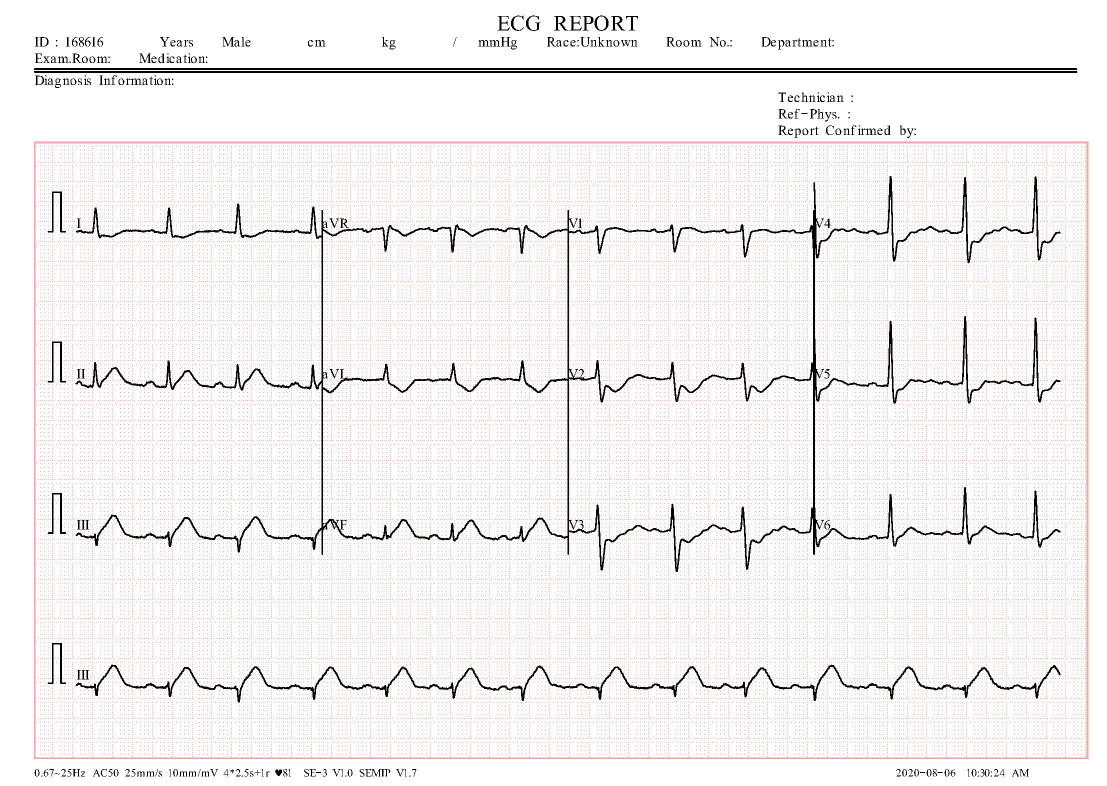
#> input picture binding/Cardiovascular-Detection-using-ECG-images/ECG_IMAGES_DATASET/ECG Images of Myocardial Infarction Patients (240x12=2880)/MI(1).jpg, 2213 x 1572 px (shown at 1/2 size)
$ python predict.py '../ECG_IMAGES_DATASET/ECG Images of Myocardial Infarction Patients (240x12=2880)/MI(1).jpg'
#> lines starting #> are read from the running program, lines starting #| are printed output that depends on the picture; after the words box and inside, x2 and y2 are one past the last pixel; in counts of white or black regions, pixels touching at a corner belong together
### binding/Cardiovascular-Detection-using-ECG-images/Deployment/Ecg.py
from skimage.io import imread
from skimage import color, exposure, measure
from skimage.transform import resize
import matplotlib.pyplot as plt
from skimage.filters import threshold_otsu, gaussian, median
from skimage.morphology import disk
from scipy.signal import savgol_filter, find_peaks
import joblib
from sklearn.preprocessing import MinMaxScaler
import pandas as pd
import numpy as np
import os
from natsort import natsorted
from sklearn import linear_model, tree, ensemble
from sklearn.naive_bayes import GaussianNB
from sklearn.linear_model import LogisticRegression

class ECG:
	def  getImage(self,image):
		"""
		this functions gets user image
		return: user image
		"""
		image=imread(image)
#> image is the input picture: shape (1572, 2213, 3); mean R, G, B 243, 240.7, 240.4
		return image

	def GrayImgae(self,image):
		"""
		This funciton converts the user image to Gray Scale
		return: Gray scale Image
		"""
		image_gray = color.rgb2gray(image)
		image_gray=resize(image_gray,(1572,2213))
		return image_gray

	def DividingLeads(self,image):
		"""
		This Funciton Divides the Ecg image into 13 Leads including long lead. Bipolar limb leads(Leads1,2,3). Augmented unipolar limb leads(aVR,aVF,aVL). Unipolar (+) chest leads(V1,V2,V3,V4,V5,V6)
  		return : List containing all 13 leads divided
		"""
		Lead_1 = image[300:600, 150:643] # Lead 1
		Lead_2 = image[300:600, 646:1135] # Lead aVR
		Lead_3 = image[300:600, 1140:1625] # Lead V1
		Lead_4 = image[300:600, 1630:2125] # Lead V4
		Lead_5 = image[600:900, 150:643] #Lead 2
		Lead_6 = image[600:900, 646:1135] # Lead aVL
		Lead_7 = image[600:900, 1140:1625] # Lead V2
		Lead_8 = image[600:900, 1630:2125] #Lead V5
		Lead_9 = image[900:1200, 150:643] # Lead 3
		Lead_10 = image[900:1200, 646:1135] # Lead aVF
		Lead_11 = image[900:1200, 1140:1625] # Lead V3
		Lead_12 = image[900:1200, 1630:2125] # Lead V6
		Lead_13 = image[1250:1480, 150:2125] # Long Lead
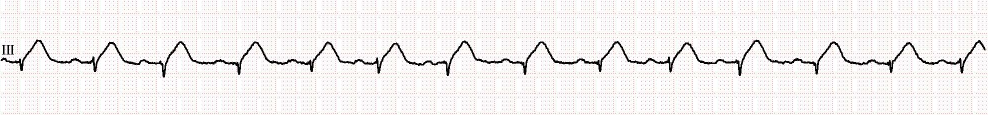
#> Lead_13: shape (230, 1975, 3) (shown at 1/2 size); mean R, G, B 241.9, 239.4, 239

		#All Leads in a list
		Leads=[Lead_1,Lead_2,Lead_3,Lead_4,Lead_5,Lead_6,Lead_7,Lead_8,Lead_9,Lead_10,Lead_11,Lead_12,Lead_13]
		fig , ax = plt.subplots(4,3)
		fig.set_size_inches(10, 10)
		x_counter=0
		y_counter=0

		#Create 12 Lead plot using Matplotlib subplot

		for x,y in enumerate(Leads[:len(Leads)-1]):
			if (x+1)%3==0:
				ax[x_counter][y_counter].imshow(y)
				ax[x_counter][y_counter].axis('off')
				ax[x_counter][y_counter].set_title("Leads {}".format(x+1))
				x_counter+=1
				y_counter=0
			else:
				ax[x_counter][y_counter].imshow(y)
				ax[x_counter][y_counter].axis('off')
				ax[x_counter][y_counter].set_title("Leads {}".format(x+1))
				y_counter+=1
#> this loop made 12 passes
#> y_counter on passes 1 to 12: 1, 2, 0, 1, 2, 0, 1, 2, 0, 1, 2, 0
#> after the loop, x_counter = 4

		#save the image
		fig.savefig('Leads_1-12_figure.png')
		fig1 , ax1 = plt.subplots()
		fig1.set_size_inches(10, 10)
		ax1.imshow(Lead_13)
		ax1.set_title("Leads 13")
		ax1.axis('off')
		fig1.savefig('Long_Lead_13_figure.png')

		return Leads

	def ClinicalPreprocessing(self, image_gray):
		"""
		Advanced clinical preprocessing: CLAHE, Noise reduction, Contrast enhancement.
		"""
		# Contrast Enhancement using CLAHE
		img_adapteq = exposure.equalize_adapthist(image_gray, clip_limit=0.03)

		# Noise Reduction using Median Filter
		denoised = median(img_adapteq, disk(1))

		# Smoothness using Gaussian
		blurred = gaussian(denoised, sigma=0.5)

		return blurred

	def PreprocessingLeads(self,Leads):
		"""
		Enhanced Preprocessing using Clinical Standards.
		"""
		fig2 , ax2 = plt.subplots(4,3)
		fig2.set_size_inches(10, 10)
		x_counter=0
		y_counter=0

		for x,y in enumerate(Leads[:len(Leads)-1]):
			grayscale = color.rgb2gray(y)

			# Use advanced preprocessing
			processed = self.ClinicalPreprocessing(grayscale)

			# Adaptive Thresholding for better peak preservation
			global_thresh = threshold_otsu(processed)
			binary_global = processed < global_thresh

			binary_global = resize(binary_global, (300, 450))
			if (x+1)%3==0:
				ax2[x_counter][y_counter].imshow(binary_global,cmap="gray")
				ax2[x_counter][y_counter].axis('off')
				ax2[x_counter][y_counter].set_title("Lead {}".format(x+1))
				x_counter+=1
				y_counter=0
			else:
				ax2[x_counter][y_counter].imshow(binary_global,cmap="gray")
				ax2[x_counter][y_counter].axis('off')
				ax2[x_counter][y_counter].set_title("Lead {}".format(x+1))
				y_counter+=1
		fig2.savefig('Preprossed_Leads_1-12_figure.png')

		# Lead 13 (Long Lead)
		grayscale13 = color.rgb2gray(Leads[-1])
		processed13 = self.ClinicalPreprocessing(grayscale13)
		thresh13 = threshold_otsu(processed13)
		binary13 = processed13 < thresh13

		fig3 , ax3 = plt.subplots()
		fig3.set_size_inches(12, 4)
		ax3.imshow(binary13, cmap='gray')
		ax3.set_title("Preprocessed Lead 13")
		ax3.axis('off')
		fig3.savefig('Preprossed_Leads_13_figure.png')

	def ExtractHighResSignal(self, binary_image, target_points=2000):
		"""
		Extracts high-resolution 1D signal from binary lead image.
		Uses column-wise centroid detection for precision.
		"""
		h, w = binary_image.shape
		signal = np.zeros(w)
		for col in range(w):
			pixels = np.where(binary_image[:, col] == 1)[0]
			if len(pixels) > 0:
				# Use median of vertical pixels to stay on the main trace
				signal[col] = np.median(pixels)
			else:
				# Interpolate if column is empty
				signal[col] = signal[col-1] if col > 0 else h/2

		# Smooth the signal using Savitzky-Golay
		if len(signal) > 31:
			signal = savgol_filter(signal, 31, 3)

		# Resize to common high-resolution scale (e.g. 2000 points for leads 1-12)
		final_signal = resize(signal, (target_points, 1)).flatten()

		# Invert so peaks go up (assuming black background/white signal)
		final_signal = h - final_signal

		# Scale to 0-1
		scaler = MinMaxScaler()
		final_signal = scaler.fit_transform(final_signal.reshape(-1, 1)).flatten()

		return final_signal


	def SignalExtraction_Scaling(self,Leads):
		"""
		Dual-mode extraction: Legacy (255pts) for ML and High-Res (2000pts) for Clinical Analysis.
		"""
		fig4 , ax4 = plt.subplots(4,3)
		fig4.set_size_inches(10, 10)
		x_counter=0
		y_counter=0

		for x,y in enumerate(Leads[:len(Leads)-1]):
			grayscale = color.rgb2gray(y)
			processed = self.ClinicalPreprocessing(grayscale)
			thresh = threshold_otsu(processed)
			binary = processed < thresh

			# 1. Legacy Scale (255 points) for PCA/Model compatibility
			legacy_signal = self.ExtractHighResSignal(binary, target_points=255)

			# 2. High-Res Scale (2000 points) for Clinical HR Analytics
			high_res_signal = self.ExtractHighResSignal(binary, target_points=2000)

			if (x+1)%3==0:
				ax4[x_counter][y_counter].plot(high_res_signal, linewidth=1, color='black')
				ax4[x_counter][y_counter].axis('off')
				ax4[x_counter][y_counter].set_title("Lead {}".format(x+1))
				x_counter+=1
				y_counter=0
			else:
				ax4[x_counter][y_counter].plot(high_res_signal, linewidth=1, color='black')
				ax4[x_counter][y_counter].axis('off')
				ax4[x_counter][y_counter].set_title("Lead {}".format(x+1))
				y_counter+=1

			# Save Legacy to Scaled_1DLead_{}.csv for CombineConvert1Dsignal
			lead_no = x + 1
			pd.DataFrame(legacy_signal).T.to_csv('Scaled_1DLead_{}.csv'.format(lead_no), index=False)

			# Save Clinical High-Res separately
			pd.DataFrame(high_res_signal).T.to_csv('Clinical_HighRes_Lead_{}.csv'.format(lead_no), index=False)

		fig4.tight_layout()
		fig4.savefig('Contour_Leads_1-12_figure.png')

		# Process Long Lead 13 (6000 points)
		grayscale13 = color.rgb2gray(Leads[-1])
		processed13 = self.ClinicalPreprocessing(grayscale13)
		thresh13 = threshold_otsu(processed13)
		binary13 = processed13 < thresh13

		long_signal = self.ExtractHighResSignal(binary13, target_points=6000)
		pd.DataFrame(long_signal).T.to_csv('Clinical_HighRes_Lead_13.csv', index=False)


	def CombineConvert1Dsignal(self):
		"""
		This function combines all 1D signals of 12 Leads into one FIle csv for model input.
		returns the final dataframe
		"""
		#first read the Lead1 1D signal
		test_final=pd.read_csv('Scaled_1DLead_1.csv')
		location= os.getcwd()
		print(location)
		#loop over all the remaining leads (Scaled_1DLead_*.csv)
		for files in natsorted(os.listdir(location)):
			if files.startswith("Scaled_1DLead_") and files.endswith(".csv"):
				if files!='Scaled_1DLead_1.csv' and files!='Scaled_1DLead_13.csv': # Model only uses 12 leads
					df=pd.read_csv('{}'.format(files))
					test_final=pd.concat([test_final,df],axis=1,ignore_index=True)

		return test_final

		return test_final

	def DimensionalReduciton(self,test_final):
		"""
		This function reduces the dimensinality of the 1D signal using PCA
		returns the final dataframe
		"""
		#first load the trained pca
		pca_loaded_model = joblib.load('PCA_ECG (1).pkl')
		if not hasattr(pca_loaded_model, 'power_iteration_normalizer'):
			pca_loaded_model.power_iteration_normalizer = 'auto'
		result = pca_loaded_model.transform(test_final)
		final_df = pd.DataFrame(result)
		return final_df

	# [15 lines left out: function ModelLoad_predict, not called in this run]

### binding/Cardiovascular-Detection-using-ECG-images/Deployment/predict.py
import sys
import os
import glob
from Ecg import ECG
import pandas as pd
import warnings
warnings.filterwarnings('ignore')

if __name__ == "__main__":
    image_path = sys.argv[1]

    # change to the directory where the pickle files are
    os.chdir(os.path.dirname(os.path.abspath(__file__)))

    # clear old csv files
    for f in glob.glob("Scaled_1DLead_*.csv"):
        os.remove(f)

    try:
        # Initialize
        ecg = ECG()
        img = ecg.getImage(image_path)

        gray = ecg.GrayImgae(img)
        leads = ecg.DividingLeads(img)
#> leads = 13 items
        ecg.PreprocessingLeads(leads)
#> the loop in PreprocessingLeads, `for x,y in enumerate(Leads[:len(Leads)-1]):` made 12 passes
#> (global_thresh, y_counter) on passes 1 to 12: (0.496, 1), (0.504, 2), (0.499, 0), (0.503, 1), (0.499, 2), (0.501, 0), (0.495, 1), (0.497, 2), (0.497, 0), (0.499, 1), (0.496, 2), (0.5, 0)
#> pass 1, in ClinicalPreprocessing, `denoised = median(img_adapteq, disk(1))`:
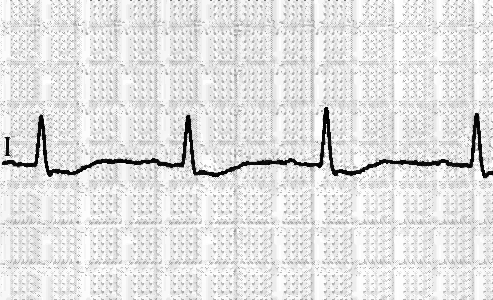
#> denoised: shape (300, 493) float64; min 0.000556, max 1, mean 0.884
#> after the loop in PreprocessingLeads, `for x,y in enumerate(Leads[:len(Leads)-1]):`:
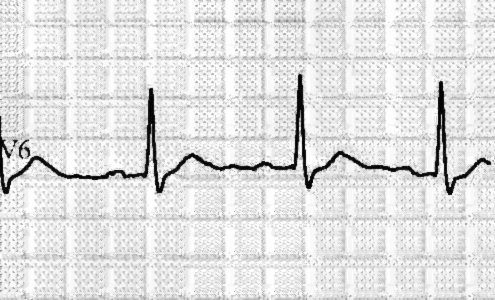
#> processed: shape (300, 495) float64; min 0.00323, max 1, mean 0.88
#> after the loop in PreprocessingLeads, `for x,y in enumerate(Leads[:len(Leads)-1]):`: x_counter = 4
#> in ClinicalPreprocessing (call 13), `denoised = median(img_adapteq, disk(1))`:
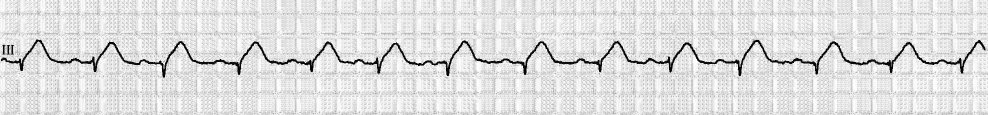
#> denoised: shape (230, 1975) float64 (shown at 1/2 size); min 0.000862, max 1, mean 0.873
#> in PreprocessingLeads, `thresh13 = threshold_otsu(processed13)`: thresh13 = 0.496
#> in PreprocessingLeads, `binary13 = processed13 < thresh13`:
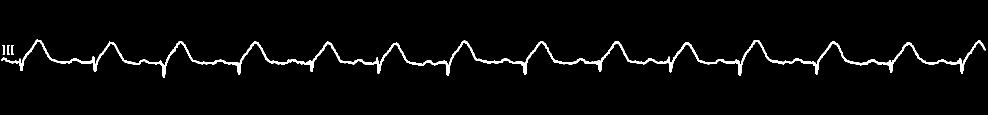
#> binary13: shape (230, 1975) bool (shown at 1/2 size); 2.8% white; 4 white regions, box (x1, y1, x2, y2) and area: (2, 79, 1971, 155) 12521, (14, 90, 20, 109) 65, (22, 90, 28, 109) 65, (5, 90, 10, 109) 63
        ecg.SignalExtraction_Scaling(leads)
#> the loop in SignalExtraction_Scaling, `for x,y in enumerate(Leads[:len(Leads)-1]):` made 12 passes
#> (thresh, y_counter) on passes 1 to 12: (0.496, 1), (0.504, 2), (0.499, 0), (0.503, 1), (0.499, 2), (0.501, 0), (0.495, 1), (0.497, 2), (0.497, 0), (0.499, 1), (0.496, 2), (0.5, 0)
#> after the loop in SignalExtraction_Scaling, `for x,y in enumerate(Leads[:len(Leads)-1]):`:
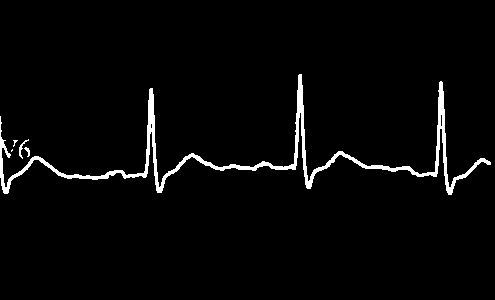
#> binary: shape (300, 495) bool; 2.9% white; 5 white regions (2 under 20 px), largest, box (x1, y1, x2, y2) and area: (0, 74, 491, 195) 4176, (19, 139, 29, 159) 48, (24, 147, 30, 157) 28
#> after the loop in SignalExtraction_Scaling, `for x,y in enumerate(Leads[:len(Leads)-1]):`: x_counter = 4
#> in SignalExtraction_Scaling, `fig4.savefig('Contour_Leads_1-12_figure.png')`:
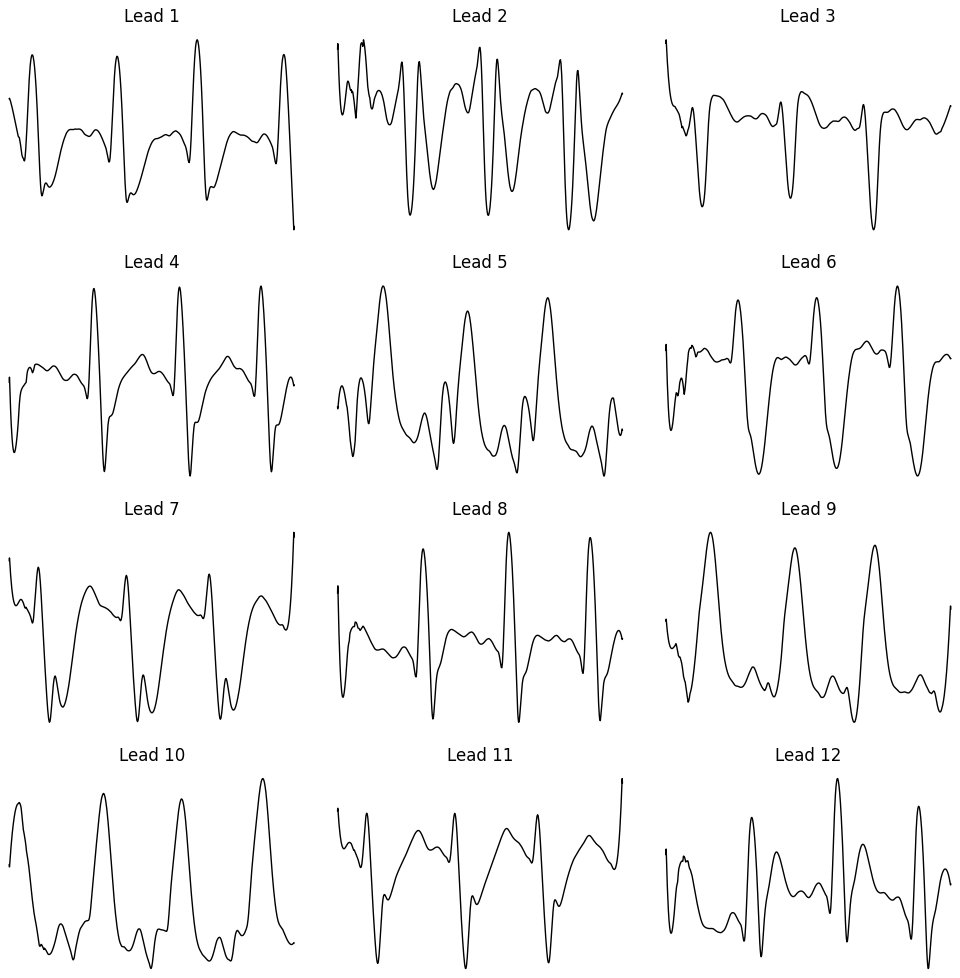
#> figure drawn by matplotlib, 12 panels
#> in SignalExtraction_Scaling, `thresh13 = threshold_otsu(processed13)`: thresh13 = 0.496
#> in SignalExtraction_Scaling, `long_signal = self.ExtractHighResSignal(binary13, target_points=6000)`: long_signal = 6000 values, max 1 at index 235, min 0 at index 989, mean 0.353

        df1d = ecg.CombineConvert1Dsignal()
#> (reads binding/Cardiovascular-Detection-using-ECG-images/Deployment/Scaled_1DLead_1.csv from the repository)
#> in CombineConvert1Dsignal, `test_final=pd.read_csv('Scaled_1DLead_1.csv')`: test_final = table of 1 rows and 255 columns
#> df1d = table of 1 rows and 3060 columns
        final_df = ecg.DimensionalReduciton(df1d)
        pred_text = ecg.ModelLoad_predict(final_df)

        # --- Advanced Clinical Analysis for 95%+ Accuracy ---
        # Load high-res signals for all leads
        clinical_signals = []
        for i in range(1, 13):
            fname = f"Clinical_HighRes_Lead_{i}.csv"
            if os.path.exists(fname):
                clinical_signals.append(pd.read_csv(fname).iloc[0].values)

        # Load long lead for master waveform
        long_lead_signal = []
        if os.path.exists("Clinical_HighRes_Lead_13.csv"):
            long_lead_signal = pd.read_csv("Clinical_HighRes_Lead_13.csv").iloc[0].values.tolist()

        # Use HRCalculator for robust peak detection and fusion
        from hr_calculator import get_hr_analysis
        hr, rr_intervals = get_hr_analysis(clinical_signals, fs=500)

        # Fallback to long lead if multi-lead fails
        if hr == 75.0 and long_lead_signal:
            hr, rr_intervals = get_hr_analysis([np.array(long_lead_signal)], fs=500)

        import json
        viz_data = {
            "signal_1d": clinical_signals[0].tolist() if clinical_signals else [],
            "reduced_data": final_df.iloc[0].values.tolist() if not final_df.empty else [],
            "master_lead": long_lead_signal if long_lead_signal else (clinical_signals[0].tolist() if clinical_signals else []),
            "rr_tachogram": rr_intervals,
            "rr_distribution": rr_intervals
        }

        # Use the specialized cardiac metrics engine for High Accuracy & Stability
        metrics = {}
        from cardiac_metrics_engine import get_physiologically_accurate_metrics
        # Pass the accurately calculated HR
        metrics = get_physiologically_accurate_metrics(pred_text, hr, long_lead_signal if long_lead_signal else clinical_signals[0])

        viz_data["predicted_metrics"] = metrics

        with open("ecg_data.json", "w") as f:
            json.dump(viz_data, f)

        # Clean up clinical temp files
        for f in glob.glob("Clinical_HighRes_Lead_*.csv"):
            os.remove(f)

        print(f"PREDICTION_RESULT:{pred_text}")
    except Exception as e:
        import traceback
        traceback.print_exc()
        print(f"ERROR:{e}")
